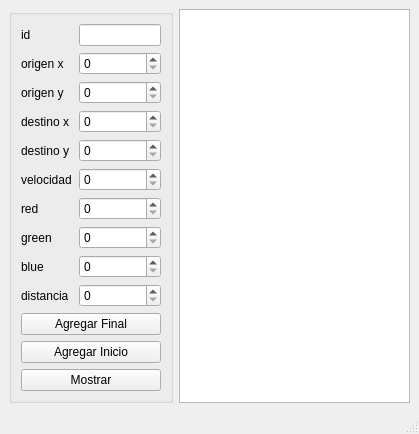
<?xml version="1.0" encoding="UTF-8"?>
<ui version="4.0">
 <class>MainWindow</class>
 <widget class="QMainWindow" name="MainWindow">
  <property name="geometry">
   <rect>
    <x>0</x>
    <y>0</y>
    <width>419</width>
    <height>418</height>
   </rect>
  </property>
  <property name="windowTitle">
   <string>MainWindow</string>
  </property>
  <property name="windowOpacity">
   <double>500.000000000000000</double>
  </property>
  <widget class="QWidget" name="centralwidget">
   <layout class="QGridLayout" name="gridLayout_2">
    <item row="0" column="0">
     <widget class="QGroupBox" name="groupBox">
      <property name="title">
       <string/>
      </property>
      <layout class="QGridLayout" name="gridLayout">
       <item row="5" column="0">
        <widget class="QLabel" name="label_3">
         <property name="text">
          <string>velocidad</string>
         </property>
        </widget>
       </item>
       <item row="2" column="0">
        <widget class="QLabel" name="label_8">
         <property name="text">
          <string>origen y</string>
         </property>
        </widget>
       </item>
       <item row="6" column="1">
        <widget class="QSpinBox" name="red_spinBox">
         <property name="maximum">
          <number>255</number>
         </property>
        </widget>
       </item>
       <item row="12" column="0" colspan="2">
        <widget class="QPushButton" name="mostar_pushButton">
         <property name="text">
          <string>Mostrar</string>
         </property>
        </widget>
       </item>
       <item row="8" column="1">
        <widget class="QSpinBox" name="blue_spinBox">
         <property name="maximum">
          <number>255</number>
         </property>
        </widget>
       </item>
       <item row="11" column="0" colspan="2">
        <widget class="QPushButton" name="agregar_inicio_pushButton">
         <property name="text">
          <string>Agregar Inicio</string>
         </property>
        </widget>
       </item>
       <item row="3" column="1">
        <widget class="QSpinBox" name="destino_x_spinBox">
         <property name="maximum">
          <number>500</number>
         </property>
        </widget>
       </item>
       <item row="6" column="0">
        <widget class="QLabel" name="label_4">
         <property name="text">
          <string>red</string>
         </property>
        </widget>
       </item>
       <item row="2" column="1">
        <widget class="QSpinBox" name="origen_y_spinBox"/>
       </item>
       <item row="9" column="0">
        <widget class="QLabel" name="label_9">
         <property name="text">
          <string>distancia</string>
         </property>
        </widget>
       </item>
       <item row="1" column="1">
        <widget class="QSpinBox" name="origen_x_spinBox"/>
       </item>
       <item row="3" column="0">
        <widget class="QLabel" name="label">
         <property name="text">
          <string>destino x </string>
         </property>
        </widget>
       </item>
       <item row="8" column="0">
        <widget class="QLabel" name="label_6">
         <property name="text">
          <string>blue</string>
         </property>
        </widget>
       </item>
       <item row="9" column="1">
        <widget class="QSpinBox" name="distancia_spinBox"/>
       </item>
       <item row="1" column="0">
        <widget class="QLabel" name="label_7">
         <property name="text">
          <string>origen x</string>
         </property>
        </widget>
       </item>
       <item row="7" column="0">
        <widget class="QLabel" name="label_5">
         <property name="text">
          <string>green</string>
         </property>
        </widget>
       </item>
       <item row="4" column="0">
        <widget class="QLabel" name="label_2">
         <property name="text">
          <string>destino y</string>
         </property>
        </widget>
       </item>
       <item row="10" column="0" colspan="2">
        <widget class="QPushButton" name="agregar_final_pushButton">
         <property name="text">
          <string>Agregar Final</string>
         </property>
        </widget>
       </item>
       <item row="0" column="0">
        <widget class="QLabel" name="label_10">
         <property name="text">
          <string>id</string>
         </property>
        </widget>
       </item>
       <item row="4" column="1">
        <widget class="QSpinBox" name="destino_y_spinBox">
         <property name="maximum">
          <number>500</number>
         </property>
        </widget>
       </item>
       <item row="7" column="1">
        <widget class="QSpinBox" name="green_spinBox">
         <property name="maximum">
          <number>255</number>
         </property>
        </widget>
       </item>
       <item row="0" column="1">
        <widget class="QLineEdit" name="id_lineEdit"/>
       </item>
       <item row="5" column="1">
        <widget class="QSpinBox" name="velocidad_spinBox">
         <property name="maximum">
          <number>2000</number>
         </property>
        </widget>
       </item>
      </layout>
     </widget>
    </item>
    <item row="0" column="1">
     <widget class="QPlainTextEdit" name="salida"/>
    </item>
   </layout>
  </widget>
  <widget class="QMenuBar" name="menubar">
   <property name="geometry">
    <rect>
     <x>0</x>
     <y>0</y>
     <width>419</width>
     <height>21</height>
    </rect>
   </property>
  </widget>
  <widget class="QStatusBar" name="statusbar"/>
 </widget>
 <resources/>
 <connections/>
</ui>
